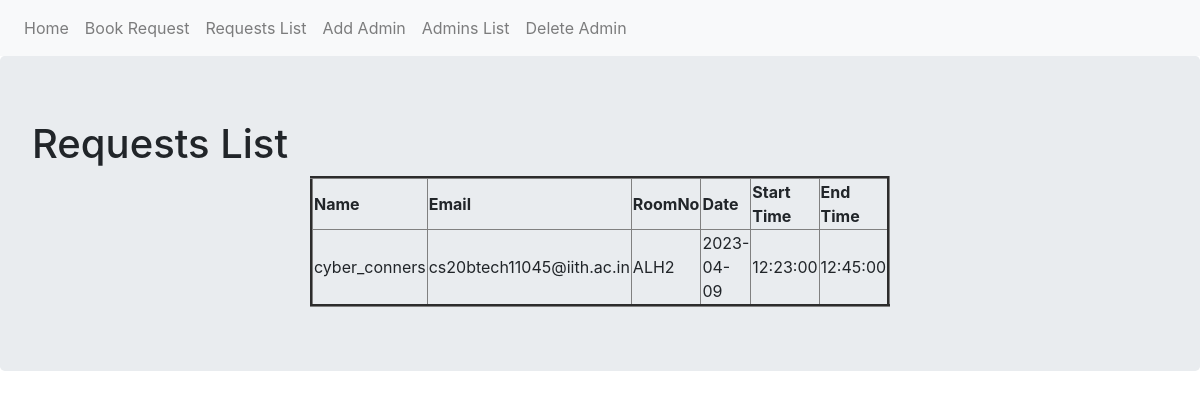
/requests_list, run on an earlier commit of the app's database.
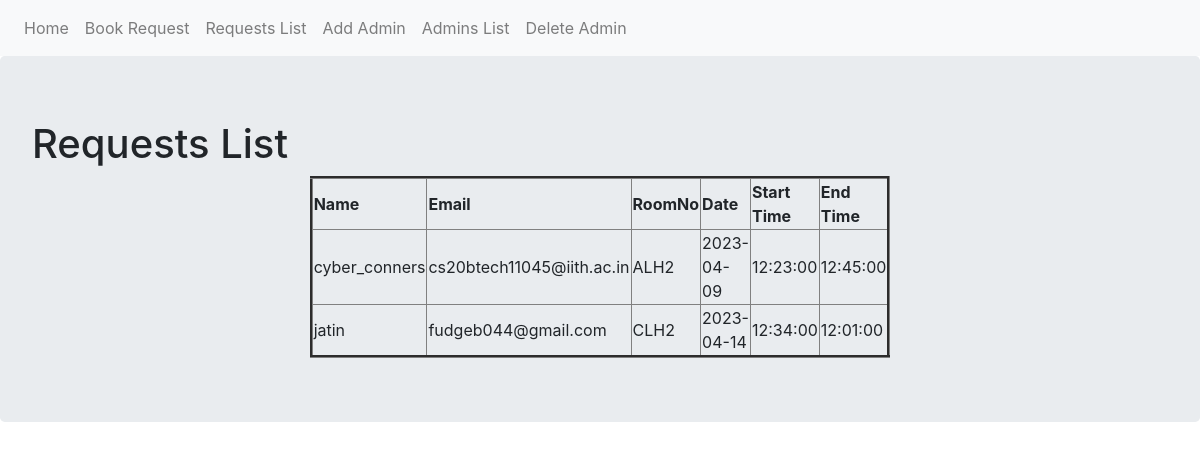
And on a later commit of the database.
### base.py (models this page shows, shortened)
class BookingRequest(db.Model):
    __tablename__ = 'Requests'
    id = db.Column(db.Integer, primary_key = True)
    name = db.Column(db.String(80), nullable=False)
    email = db.Column(db.String(80), nullable=False)
    room = db.Column(db.String(80), nullable=False)
    date = db.Column(db.String(20), nullable=False)
    start_time = db.Column(db.String(20), nullable=False)
    end_time = db.Column(db.String(20), nullable=False)

### base.py (the view)
@app.route('/requests_list')
def requests_list():
    requests = BookingRequest.query.all()
    return render_template('request_list.html', requests=requests)

### templates/request_list.html
{% extends "base.html" %}
{% block content %}
<div class="jumbotron">
  <h1>Requests List</h1>
  <table border="3" height="50%" width="50%" align="center"
  style="border-spacing: 10px 0;">
    <thead>
      <tr>
        <th>Name</th>
        <th>Email</th>
        <th>RoomNo</th>
        <th>Date</th>
        <th>Start Time</th>
        <th>End Time</th>
      </tr>
    </thead>
    <tbody>
      {% for i in requests %}
      <tr>
        <td>{{ i.name }}</td>
        <td>{{ i.email }}</td>
        <td>{{ i.room }}</td>
        <td>{{ i.date }}</td>
        <td>{{ i.start_time }}</td>
        <td>{{ i.end_time }}</td>
      </tr>
      {% endfor %}
    </tbody>
  </table>
</div>
{% endblock %}

### templates/base.html (shortened to what this page needs)
<!DOCTYPE html>
<html lang="en" dir="ltr">
  <head>
    <link rel="stylesheet" href="https://maxcdn.bootstrapcdn.com/bootstrap/4.0.0/css/bootstrap.min.css">
  </head>
  <body>
    <nav class="navbar navbar-expand-lg navbar-light bg-light">
    <div class="navbar-nav">
      <a class="nav-item nav-link" href="{{ url_for('index') }}">Home</a>
      <a class="nav-item nav-link" href="{{ url_for('booking_request') }}">Book Request</a>
      <a class="nav-item nav-link" href="{{ url_for('requests_list') }}">Requests List</a>
      <a class="nav-item nav-link" href="{{ url_for('add_admin') }}">Add Admin</a>
      <a class="nav-item nav-link" href="{{ url_for('admin_list') }}">Admins List</a>
      <a class="nav-item nav-link" href="{{ url_for('del_admin') }}">Delete Admin</a>
    </div>
</nav>
    {% block content %}
    {% endblock %}
  </body>
</html>

What changed in the data, as far as the page shows it:
added BookingRequest: name "jatin", email "fudgeb044@gmail.com", room "CLH2", date "2023-04-14", start_time "12:34:00", end_time "12:01:00"
